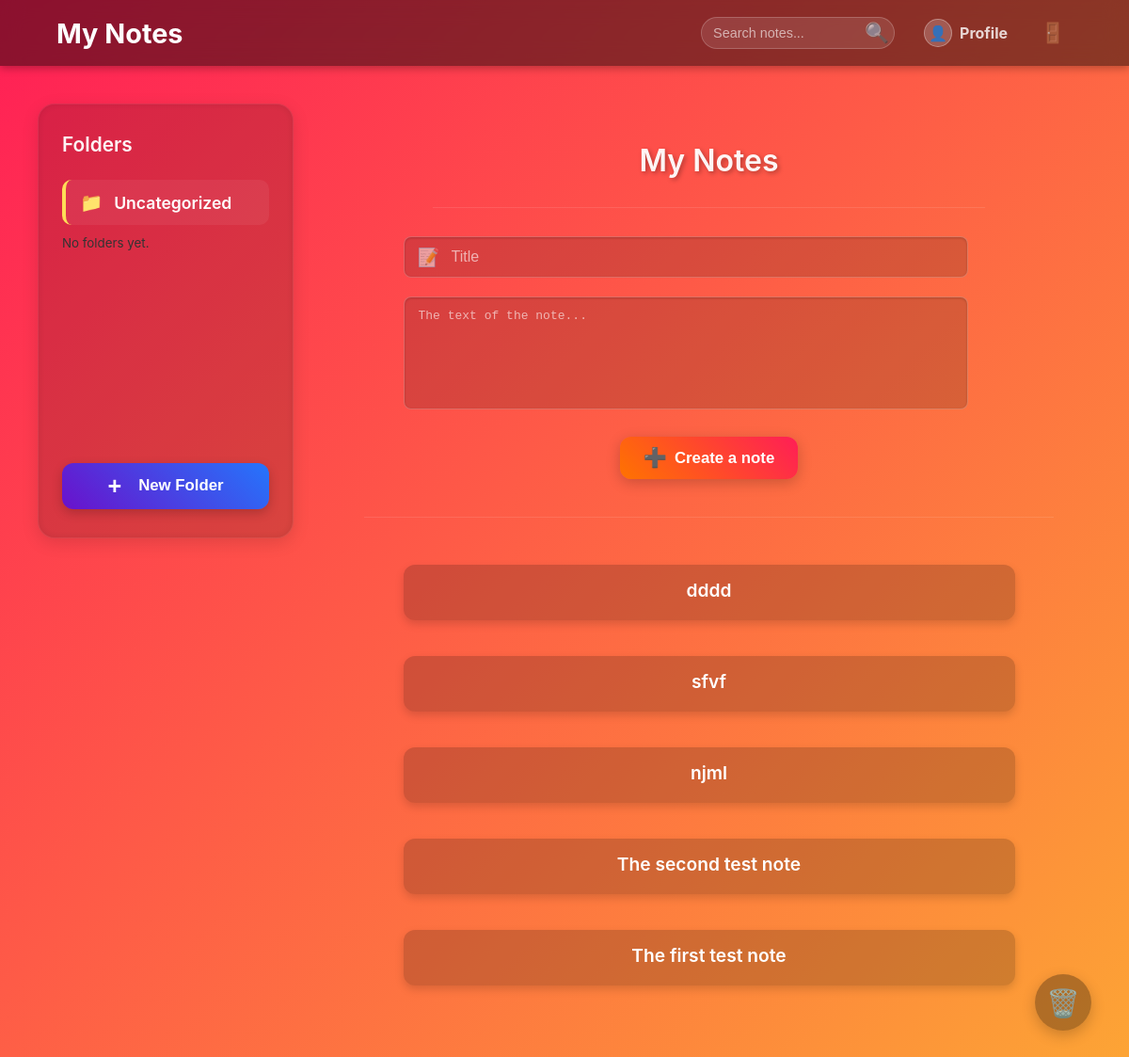
The app's page /notes/notes/ (signed in), older data.
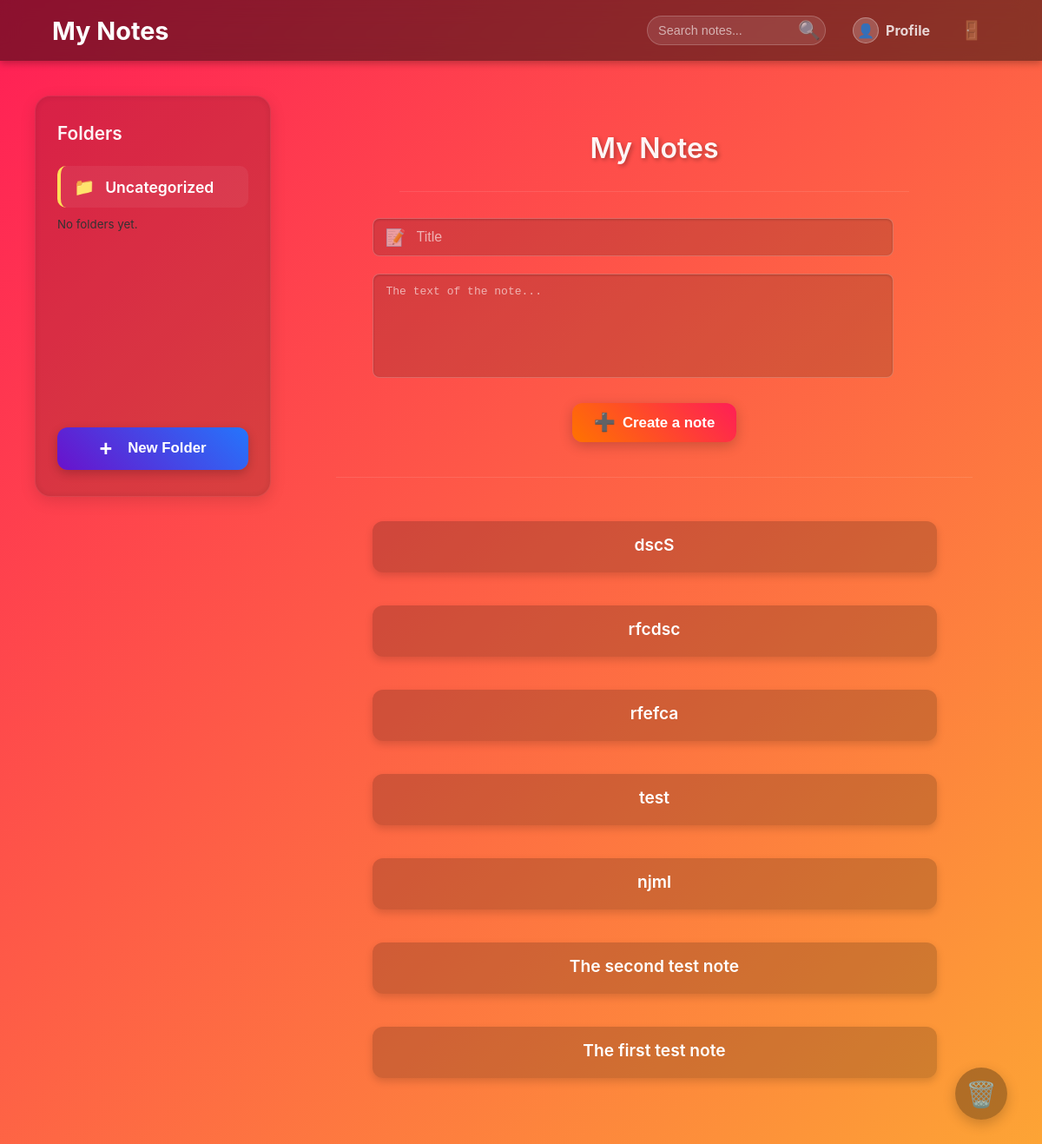
The same page, newer data.
### notes/models.py (models this page shows, shortened)
class Note(models.Model):
    user = models.ForeignKey(User, on_delete=models.CASCADE, related_name='notes')
    folder = models.ForeignKey(Folder, on_delete=models.SET_NULL, null=True, blank=True, related_name='notes')
    title = models.CharField(verbose_name="Заголовок", max_length=200)
    content = models.TextField(verbose_name="Текст нотатки")
    created_at = models.DateTimeField(verbose_name="Дата створення", auto_now_add=True)
    updated_at = models.DateTimeField(verbose_name="Оновлено", auto_now=True)
    is_deleted = models.BooleanField(default=False)

### notes/views.py (the view)
# urls.py: path('notes/', notes_views.index, name='index'),  # головна з нотатками
@login_required
def index(request):
    folders = Folder.objects.filter(user=request.user)
    folder_filter_id = request.GET.get('folder')
    selected_folder = None
    notes_query = Note.objects.filter(user=request.user, is_deleted=False)
    if folder_filter_id:
        try:
            folder_filter_id = int(folder_filter_id)
            notes_query = notes_query.filter(folder_id=folder_filter_id)
            selected_folder = Folder.objects.get(id=folder_filter_id, user=request.user)
        except (ValueError, Folder.DoesNotExist):
            folder_filter_id = None # Скидаємо фільтр
            notes_query = notes_query.filter(folder__isnull=True) # Або показуємо нотатки без папки?
    else:
        notes_query = notes_query.filter(folder__isnull=True)
    notes = notes_query.order_by('-created_at')
    context = {
        'notes': notes,
        'folders': folders,
        'selected_folder_id': folder_filter_id,
        'selected_folder': selected_folder
    }
    return render(request, 'notes/index.html', context)

### notes/templates/notes/index.html (shortened to what this page needs)
{% extends 'notes/base.html' %}
{% load static %}
{% block content %}
<div class="notes-layout">
    <aside class="sidebar">
        <h3>Folders</h3>
        <ul class="folder-list">
            <li class="{% if not selected_folder_id %}active{% endif %}">
                <a href="{% url 'notes:index' %}">Uncategorized</a>
            </li>
            {% for f in folders %}
            <li class="{% if selected_folder_id == f.id %}active{% endif %}">
                <a href="{% url 'notes:index' %}?folder={{ f.id }}">{{ f.name }}</a>
            </li>
            {% empty %}
            <li><small>No folders yet.</small></li>
            {% endfor %}
        </ul>
        <button type="button" id="show-add-folder-btn" class="btn-add-folder">New Folder</button>
    </aside>
    <main class="main-content">
        <div class="container">
            <h1 class="title page-title">
                {% if selected_folder %}
                    {{ selected_folder.name }}
                {% else %}
                    My Notes
                {% endif %}
            </h1>
            <hr class="section-divider">
            <form id="add-note-form" class="note-form" method="post">
                <div class="input-with-icon">
                    <span class="input-icon">📝</span>
                    <input type="text" name="title" placeholder="Title" class="note-input" required>
                </div>
                <div class="textarea-wrapper">
                    <textarea name="content" placeholder="The text of the note..." class="note-textarea" required></textarea>
                </div>
                <button type="submit" class="note-button btn-gradient">
                    <span class="button-icon">➕</span> Create a note
                </button>
            </form>
            <hr class="section-divider notes-divider">
            <div id="notes-list" class="notes-grid">
                {% for note in notes %}
                    {% include 'notes/partials/note_card.html' %}
                {% empty %}
                    <p class="empty-notes-text">There are no notes in this folder.</p>
                {% endfor %}
            </div>
            <div style="text-align: right; margin: 20px;">
              <a href="{% url 'notes:trash' %}" class="btn-trash-icon">🗑️</a>
            </div>
        </div>
    </main>
</div>
{% endblock %}

### notes/templates/notes/partials/note_card.html
<a href="{% url 'notes:details' note.id %}" class="note-card-link">
  <div class="note-card">
    <h3>{{ note.title }}</h3>
  </div>
</a>

Row changes from the older to the newer data that the page shows:
no longer on this page (row edited): Note: title "dddd"
no longer on this page (row edited): Note: title "sfvf"
added Note: title "dscS"
added Note: title "rfcdsc"
added Note: title "rfefca"
added Note: title "test"
